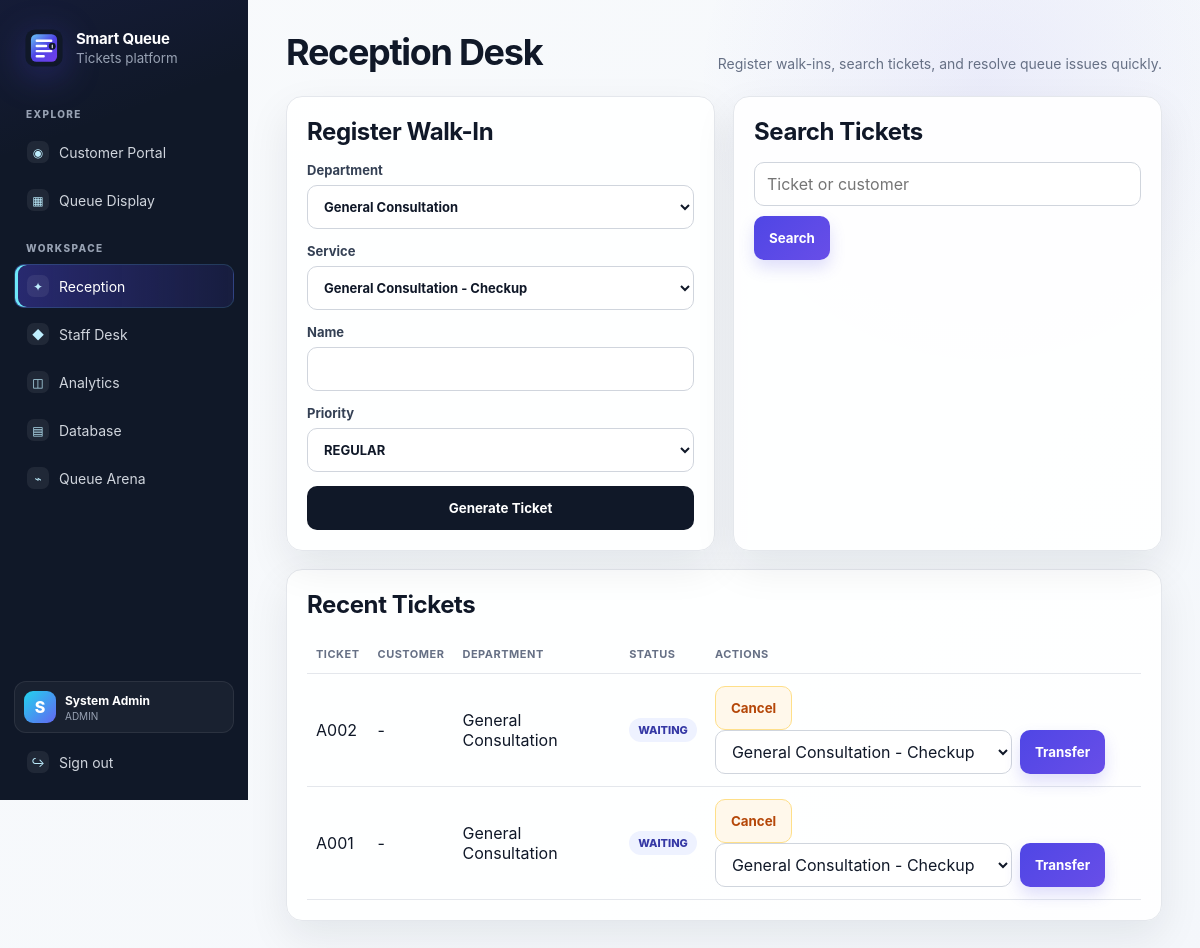
/receptionist (signed in), run on an earlier commit of the app's database.
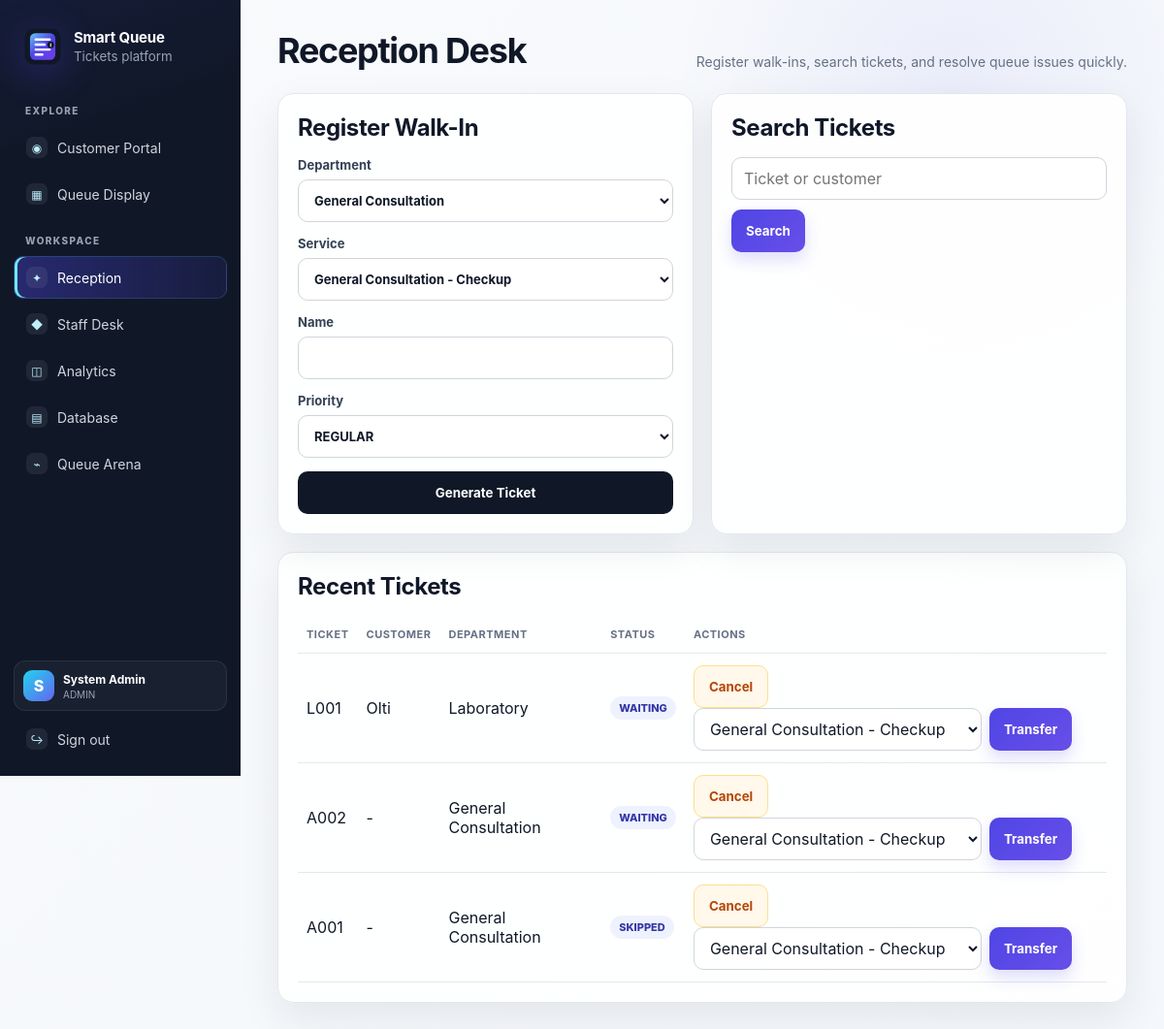
And on a later commit of the database.
### database/models.py (models this page shows)
class Base(DeclarativeBase):
    pass

class Ticket(Base):
    __tablename__ = "tickets"
    id: Mapped[int] = mapped_column(Integer, primary_key=True)
    ticket_number: Mapped[str] = mapped_column(String(20), unique=True, nullable=False, index=True)
    customer_name: Mapped[str | None] = mapped_column(String(120))
    priority_category: Mapped[PriorityCategory] = mapped_column(Enum(PriorityCategory), default=PriorityCategory.REGULAR)
    ticket_type: Mapped[TicketType] = mapped_column(Enum(TicketType), default=TicketType.WALK_IN)
    status: Mapped[TicketStatus] = mapped_column(Enum(TicketStatus), default=TicketStatus.WAITING, index=True)
    department_id: Mapped[int] = mapped_column(ForeignKey("departments.id"), nullable=False)
    service_id: Mapped[int] = mapped_column(ForeignKey("services.id"), nullable=False)
    counter_id: Mapped[int | None] = mapped_column(ForeignKey("counters.id"))
    created_by_user_id: Mapped[int | None] = mapped_column(ForeignKey("users.id"))
    called_by_staff_id: Mapped[int | None] = mapped_column(ForeignKey("users.id"))
    estimated_wait_minutes: Mapped[int] = mapped_column(Integer, default=0, nullable=False)
    skip_reason: Mapped[str | None] = mapped_column(Text)
    transfer_note: Mapped[str | None] = mapped_column(Text)
    recall_count: Mapped[int] = mapped_column(Integer, default=0, nullable=False)
    created_at: Mapped[datetime] = mapped_column(DateTime, default=datetime.utcnow, index=True)
    called_at: Mapped[datetime | None] = mapped_column(DateTime)
    service_started_at: Mapped[datetime | None] = mapped_column(DateTime)
    completed_at: Mapped[datetime | None] = mapped_column(DateTime)
    updated_at: Mapped[datetime] = mapped_column(
        DateTime,
        default=datetime.utcnow,
        onupdate=datetime.utcnow,
    )
    department = relationship("Department")
    service = relationship("Service")
    counter = relationship("Counter")

class Department(Base):
    __tablename__ = "departments"
    id: Mapped[int] = mapped_column(Integer, primary_key=True)
    name: Mapped[str] = mapped_column(String(120), unique=True, nullable=False)
    code: Mapped[str] = mapped_column(String(10), unique=True, nullable=False)
    is_active: Mapped[bool] = mapped_column(Boolean, default=True, nullable=False)
    created_at: Mapped[datetime] = mapped_column(DateTime, default=datetime.utcnow)
    services = relationship("Service", back_populates="department")
    counters = relationship("Counter", back_populates="department")

### app.py (the view, shortened to what this page needs)
@app.route("/receptionist", methods=["GET", "POST"])
@login_required
@roles_required(Role.ADMIN, Role.MANAGER, Role.RECEPTIONIST)
def receptionist_dashboard():
    with get_session() as db:
        departments = list(db.scalars(select(Department).where(Department.is_active.is_(True))).all())
        services = list(db.scalars(select(Service).where(Service.is_active.is_(True))).all())
        query = request.args.get("q", "").strip()
        stmt = select(Ticket).order_by(desc(Ticket.created_at)).limit(60)
        tickets = list(db.scalars(stmt).all())
        return render_template(
            "receptionist.html",
            tickets=tickets,
            departments=departments,
            services=services,
            priorities=[p.value for p in PriorityCategory],
            query=query,
        )

### app.py (called while the page is built)
def login_required(view_func):
    @wraps(view_func)
    def wrapper(*args, **kwargs):
        if not session.get("user_id"):
            flash("Please login first.", "warning")
            return redirect(url_for("login"))
        return view_func(*args, **kwargs)
    return wrapper

def roles_required(*roles: Role):
    role_values = {role.value for role in roles}
    def decorator(view_func):
        @wraps(view_func)
        def wrapper(*args, **kwargs):
            user_role = session.get("user_role")
            if user_role not in role_values:
                flash("You do not have access to this page.", "danger")
                return redirect(url_for("home"))
            return view_func(*args, **kwargs)
        return wrapper
    return decorator

### database/connection.py (called while the page is built)
@contextmanager
def get_session():
    session = SessionLocal()
    try:
        yield session
        session.commit()
    except Exception:
        session.rollback()
        raise
    finally:
        session.close()

### templates/receptionist.html (shortened to what this page needs)
{% extends 'base.html' %}
{% block content %}
<section class="page-head">
  <h1>Reception Desk</h1>
  <p>Register walk-ins, search tickets, and resolve queue issues quickly.</p>
</section>
<div class="grid two">
  <section class="card">
    <h2>Register Walk-In</h2>
    <form method="post" class="form-grid">
      <label>Department
        <select name="department_id" required>
          {% for d in departments %}<option value="{{ d.id }}">{{ d.name }}</option>{% endfor %}
        </select>
      </label>
      <label>Service
        <select name="service_id" required>
          {% for s in services %}<option value="{{ s.id }}">{{ s.department.name }} - {{ s.name }}</option>{% endfor %}
        </select>
      </label>
      <label>Name<input name="customer_name"></label>
      <label>Priority
        <select name="priority">{% for p in priorities %}<option value="{{ p }}">{{ p }}</option>{% endfor %}</select>
      </label>
      <button type="submit">Generate Ticket</button>
    </form>
  </section>
  <section class="card">
    <h2>Search Tickets</h2>
    <form method="get" class="form-inline">
      <input name="q" value="{{ query }}" placeholder="Ticket or customer">
      <button type="submit">Search</button>
    </form>
  </section>
</div>
<section class="card">
  <h2>Recent Tickets</h2>
  <table>
    <thead><tr><th>Ticket</th><th>Customer</th><th>Department</th><th>Status</th><th>Actions</th></tr></thead>
    <tbody>
      {% for t in tickets %}
      <tr>
        <td>{{ t.ticket_number }}</td>
        <td>{{ t.customer_name or '-' }}</td>
        <td>{{ t.department.name }}</td>
        <td><span class="badge">{{ t.status.value }}</span></td>
        <td>
          <form method="post" class="inline-form">
            <button type="submit" class="warning-action">Cancel</button>
          </form>
          <form method="post" class="inline-form">
            <select name="target_service_id">
              {% for s in services %}<option value="{{ s.id }}">{{ s.department.name }} - {{ s.name }}</option>{% endfor %}
            </select>
            <button type="submit" class="primary-action">Transfer</button>
          </form>
        </td>
      </tr>
      {% endfor %}
    </tbody>
  </table>
</section>
{% endblock %}

What changed in the data, as far as the page shows it:
added Ticket: ticket_number "L001", customer_name "Olti", department.name "Laboratory", status.value "WAITING"
changed Ticket: status.value "WAITING" → "SKIPPED"
